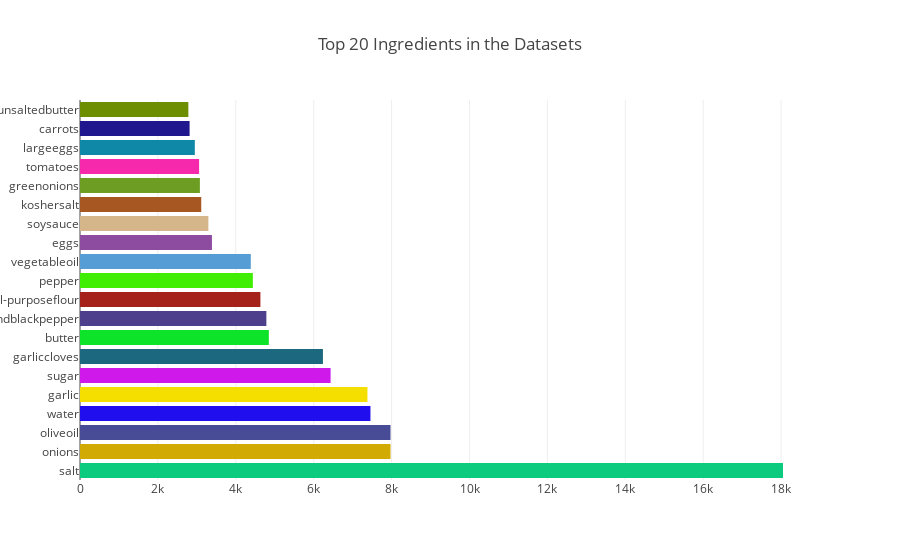

Notebook code cell kept with this figure:
### Code cell
picture = [go.Bar(
            y=top_20['Ingredient'],
            x=top_20['Count'],
            orientation = 'h',
    marker = dict(color = random_colours(20))
    )]

layout = go.Layout(
    title= 'Top 20 Ingredients in the Datasets',
)

fig = go.Figure(data=picture, layout=layout)
py.iplot(fig, filename='bar')

### Figure 1 — Plotly figure (JSON) as saved in the notebook; plotly's stock layout.template omitted (floating-point values rounded to 4 significant figures)
{"data": [{"marker": {"color": ["#0CCB7E", "#D1AB04", "#484C96", "#200EEE", "#F5DF01", "#CF19EB", "#1B687F", "#0DE328", "#4D3F8B", "#A42219", "#3FEE02", "#559DD4", "#8D4C9F", "#D5B68A", "#A75722", "#6D9E23", "#F629AC", "#0F88A8", "#20168E", "#6D8E01"]}, "orientation": "h", "type": "bar", "uid": "1bf08b01-ad8c-4e61-9af5-19b33a47a94e", "x": [18049, 7972, 7972, 7457, 7380, 6434, 6237, 4848, 4785, 4632, 4438, 4385, 3388, 3296, 3113, 3078, 3058, 2948, 2814, 2782], "y": ["salt", "onions", "oliveoil", "water", "garlic", "sugar", "garliccloves", "butter", "groundblackpepper", "all-purposeflour", "pepper", "vegetableoil", "eggs", "soysauce", "koshersalt", "greenonions", "tomatoes", "largeeggs", "carrots", "unsaltedbutter"]}], "layout": {"title": {"text": "Top 20 Ingredients in the Datasets"}}}
